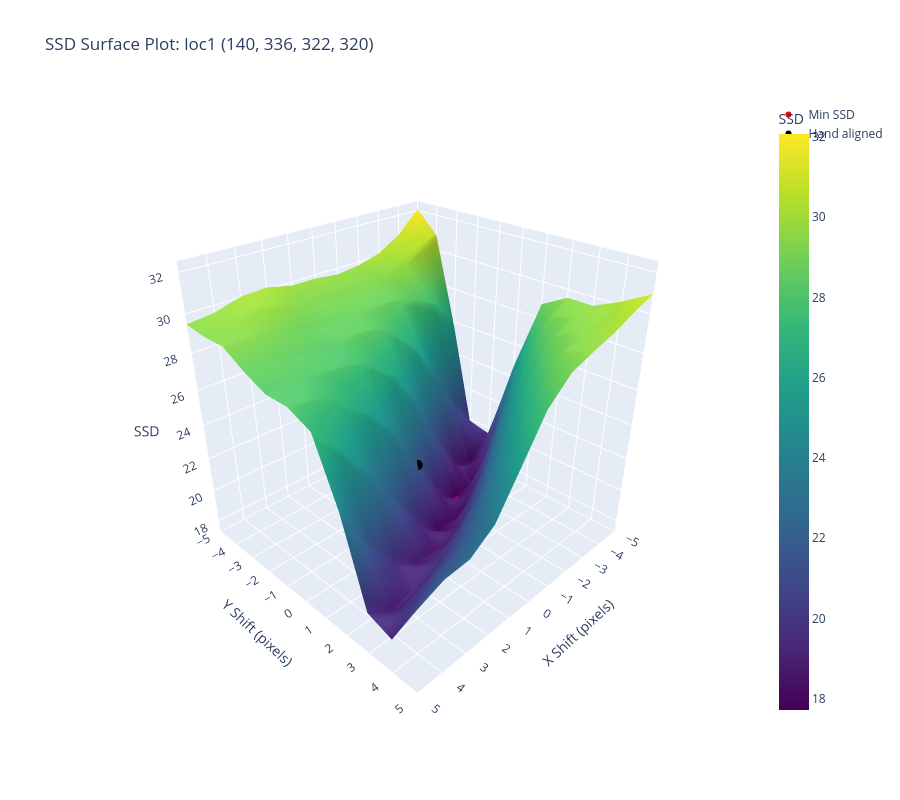
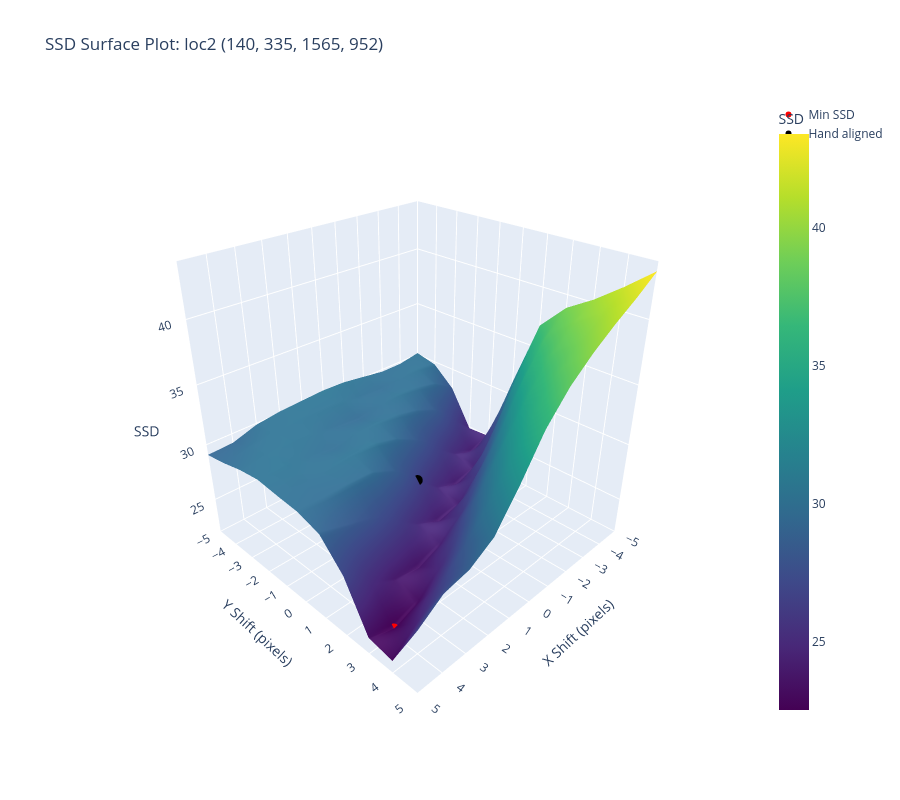
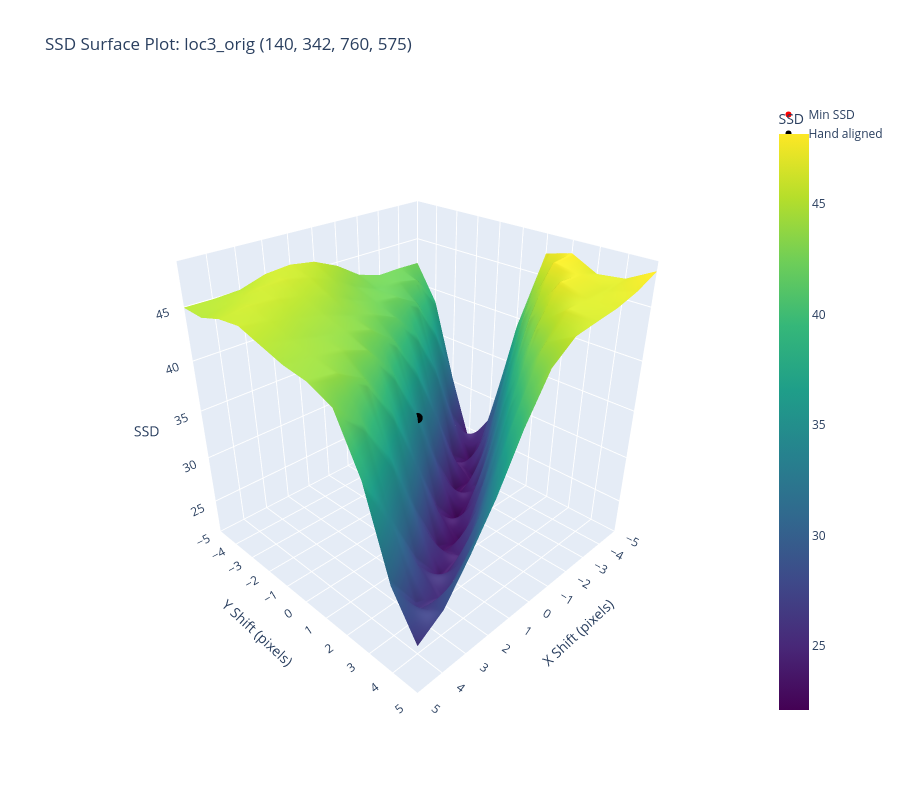

These figures' notebook cell, in order:
### Code cell
import plotly.graph_objects as go

# SSD surface plots (plotly) for each location
x = np.linspace(-n_ssd, n_ssd, 2*n_ssd + 1)
Y, X = np.meshgrid(x, x) # ssds indexed [shiftx + n, shifty + n]

for key, ssds in ssds_locs.items():
    # Min SSD
    idrow, idcol = np.unravel_index(np.argmin(ssds), ssds.shape)
    print(f"BEST SHIFT for {key}:", idrow - n_ssd, idcol - n_ssd)

    fig = go.Figure()

    # SSD surface
    fig.add_surface(x=X, y=Y, z=ssds, colorscale='Viridis',
                    colorbar=dict(title='SSD'), name='SSD Surface')

    # Min SSD point
    fig.add_trace(go.Scatter3d(x=[idrow - n_ssd], y=[idcol - n_ssd], z=[ssds[idrow, idcol]],
                               mode='markers', marker=dict(size=6, color='red'), name='Min SSD'))

    # Aligned location (zero shift)
    fig.add_trace(go.Scatter3d(x=[0], y=[0], z=[ssds[n_ssd, n_ssd]],
                               mode='markers', marker=dict(size=6, color='black'), name='Hand aligned'))

    fig.update_layout(
        title=f'SSD Surface Plot: {key} {locs[key]}',
        scene=dict(
            xaxis=dict(title='X Shift (pixels)', range=[-n_ssd, n_ssd], dtick=1),
            yaxis=dict(title='Y Shift (pixels)', range=[-n_ssd, n_ssd], dtick=1),
            zaxis=dict(title='SSD'),
            camera=dict(eye=dict(x=1.5, y=1.5, z=1.2)),
            aspectmode='cube'
        ),
        width=900, height=800
    )
    fig.show()

### Figure 1 — Plotly figure (JSON) as saved in the notebook; plotly's stock layout.template omitted (floating-point values rounded to 4 significant figures)
{"data": [{"colorbar": {"title": {"text": "SSD"}}, "colorscale": [[0, "#440154"], [0.1111, "#482878"], [0.2222, "#3e4989"], [0.3333, "#31688e"], [0.4444, "#26828e"], [0.5556, "#1f9e89"], [0.6667, "#35b779"], [0.7778, "#6ece58"], [0.8889, "#b5de2b"], [1, "#fde725"]], "name": "SSD Surface", "type": "surface", "x": [[-5.0, -5.0, -5.0, -5.0, -5.0, -5.0, -5.0, -5.0, -5.0, -5.0, -5.0], [-4.0, -4.0, -4.0, -4.0, -4.0, -4.0, -4.0, -4.0, -4.0, -4.0, -4.0], [-3.0, -3.0, -3.0, -3.0, -3.0, -3.0, -3.0, -3.0, -3.0, -3.0, -3.0], [-2.0, -2.0, -2.0, -2.0, -2.0, -2.0, -2.0, -2.0, -2.0, -2.0, -2.0], [-1.0, -1.0, -1.0, -1.0, -1.0, -1.0, -1.0, -1.0, -1.0, -1.0, -1.0], [0.0, 0.0, 0.0, 0.0, 0.0, 0.0, 0.0, 0.0, 0.0, 0.0, 0.0], [1.0, 1.0, 1.0, 1.0, 1.0, 1.0, 1.0, 1.0, 1.0, 1.0, 1.0], [2.0, 2.0, 2.0, 2.0, 2.0, 2.0, 2.0, 2.0, 2.0, 2.0, 2.0], [3.0, 3.0, 3.0, 3.0, 3.0, 3.0, 3.0, 3.0, 3.0, 3.0, 3.0], [4.0, 4.0, 4.0, 4.0, 4.0, 4.0, 4.0, 4.0, 4.0, 4.0, 4.0], [5.0, 5.0, 5.0, 5.0, 5.0, 5.0, 5.0, 5.0, 5.0, 5.0, 5.0]], "y": [[-5.0, -4.0, -3.0, -2.0, -1.0, 0.0, 1.0, 2.0, 3.0, 4.0, 5.0], [-5.0, -4.0, -3.0, -2.0, -1.0, 0.0, 1.0, 2.0, 3.0, 4.0, 5.0], [-5.0, -4.0, -3.0, -2.0, -1.0, 0.0, 1.0, 2.0, 3.0, 4.0, 5.0], [-5.0, -4.0, -3.0, -2.0, -1.0, 0.0, 1.0, 2.0, 3.0, 4.0, 5.0], [-5.0, -4.0, -3.0, -2.0, -1.0, 0.0, 1.0, 2.0, 3.0, 4.0, 5.0], [-5.0, -4.0, -3.0, -2.0, -1.0, 0.0, 1.0, 2.0, 3.0, 4.0, 5.0], [-5.0, -4.0, -3.0, -2.0, -1.0, 0.0, 1.0, 2.0, 3.0, 4.0, 5.0], [-5.0, -4.0, -3.0, -2.0, -1.0, 0.0, 1.0, 2.0, 3.0, 4.0, 5.0], [-5.0, -4.0, -3.0, -2.0, -1.0, 0.0, 1.0, 2.0, 3.0, 4.0, 5.0], [-5.0, -4.0, -3.0, -2.0, -1.0, 0.0, 1.0, 2.0, 3.0, 4.0, 5.0], [-5.0, -4.0, -3.0, -2.0, -1.0, 0.0, 1.0, 2.0, 3.0, 4.0, 5.0]], "z": [[32.07, 30.86, 25.79, 19.87, 19.6, 24.66, 28.79, 29.56, 29.55, 30.2, 30.99], [30.88, 30.34, 27.31, 21.58, 17.89, 20.55, 26.0, 28.91, 29.44, 29.7, 30.53], [30.16, 29.66, 28.19, 23.81, 18.73, 18.17, 22.58, 26.93, 28.96, 29.45, 29.99], [29.81, 29.13, 28.54, 26.09, 21.19, 17.72, 19.59, 24.12, 27.41, 29.1, 29.59], [29.66, 29.08, 28.68, 27.62, 23.88, 19.1, 18.02, 21.34, 24.97, 27.77, 29.13], [29.81, 29.12, 28.69, 28.29, 26.15, 21.62, 18.02, 19.32, 22.58, 25.54, 27.96], [29.81, 29.11, 28.58, 28.41, 27.43, 24.01, 19.52, 18.54, 20.95, 23.33, 25.8], [30.11, 29.6, 28.7, 28.15, 27.83, 25.87, 21.75, 18.69, 19.87, 21.97, 23.67], [30.03, 29.86, 29.06, 28.39, 28.02, 27.08, 23.8, 19.65, 19.14, 21.33, 22.72], [29.63, 29.74, 29.39, 28.64, 28.16, 27.86, 25.98, 21.55, 18.71, 20.47, 22.61], [29.48, 29.32, 29.34, 28.63, 28.09, 28.09, 27.53, 24.29, 19.73, 19.28, 22.06]]}, {"marker": {"color": "red", "size": 6}, "mode": "markers", "name": "Min SSD", "type": "scatter3d", "x": [-2], "y": [0], "z": [17.72]}, {"marker": {"color": "black", "size": 6}, "mode": "markers", "name": "Hand aligned", "type": "scatter3d", "x": [0], "y": [0], "z": [21.62]}], "layout": {"height": 800, "scene": {"aspectmode": "cube", "camera": {"eye": {"x": 1.5, "y": 1.5, "z": 1.2}}, "xaxis": {"dtick": 1, "range": [-5, 5], "title": {"text": "X Shift (pixels)"}}, "yaxis": {"dtick": 1, "range": [-5, 5], "title": {"text": "Y Shift (pixels)"}}, "zaxis": {"title": {"text": "SSD"}}}, "title": {"text": "SSD Surface Plot: loc1 (140, 336, 322, 320)"}, "width": 900}}

### Figure 2 — Plotly figure (JSON) as saved in the notebook; plotly's stock layout.template omitted (floating-point values rounded to 4 significant figures)
{"data": [{"colorbar": {"title": {"text": "SSD"}}, "colorscale": [[0, "#440154"], [0.1111, "#482878"], [0.2222, "#3e4989"], [0.3333, "#31688e"], [0.4444, "#26828e"], [0.5556, "#1f9e89"], [0.6667, "#35b779"], [0.7778, "#6ece58"], [0.8889, "#b5de2b"], [1, "#fde725"]], "name": "SSD Surface", "type": "surface", "x": [[-5.0, -5.0, -5.0, -5.0, -5.0, -5.0, -5.0, -5.0, -5.0, -5.0, -5.0], [-4.0, -4.0, -4.0, -4.0, -4.0, -4.0, -4.0, -4.0, -4.0, -4.0, -4.0], [-3.0, -3.0, -3.0, -3.0, -3.0, -3.0, -3.0, -3.0, -3.0, -3.0, -3.0], [-2.0, -2.0, -2.0, -2.0, -2.0, -2.0, -2.0, -2.0, -2.0, -2.0, -2.0], [-1.0, -1.0, -1.0, -1.0, -1.0, -1.0, -1.0, -1.0, -1.0, -1.0, -1.0], [0.0, 0.0, 0.0, 0.0, 0.0, 0.0, 0.0, 0.0, 0.0, 0.0, 0.0], [1.0, 1.0, 1.0, 1.0, 1.0, 1.0, 1.0, 1.0, 1.0, 1.0, 1.0], [2.0, 2.0, 2.0, 2.0, 2.0, 2.0, 2.0, 2.0, 2.0, 2.0, 2.0], [3.0, 3.0, 3.0, 3.0, 3.0, 3.0, 3.0, 3.0, 3.0, 3.0, 3.0], [4.0, 4.0, 4.0, 4.0, 4.0, 4.0, 4.0, 4.0, 4.0, 4.0, 4.0], [5.0, 5.0, 5.0, 5.0, 5.0, 5.0, 5.0, 5.0, 5.0, 5.0, 5.0]], "y": [[-5.0, -4.0, -3.0, -2.0, -1.0, 0.0, 1.0, 2.0, 3.0, 4.0, 5.0], [-5.0, -4.0, -3.0, -2.0, -1.0, 0.0, 1.0, 2.0, 3.0, 4.0, 5.0], [-5.0, -4.0, -3.0, -2.0, -1.0, 0.0, 1.0, 2.0, 3.0, 4.0, 5.0], [-5.0, -4.0, -3.0, -2.0, -1.0, 0.0, 1.0, 2.0, 3.0, 4.0, 5.0], [-5.0, -4.0, -3.0, -2.0, -1.0, 0.0, 1.0, 2.0, 3.0, 4.0, 5.0], [-5.0, -4.0, -3.0, -2.0, -1.0, 0.0, 1.0, 2.0, 3.0, 4.0, 5.0], [-5.0, -4.0, -3.0, -2.0, -1.0, 0.0, 1.0, 2.0, 3.0, 4.0, 5.0], [-5.0, -4.0, -3.0, -2.0, -1.0, 0.0, 1.0, 2.0, 3.0, 4.0, 5.0], [-5.0, -4.0, -3.0, -2.0, -1.0, 0.0, 1.0, 2.0, 3.0, 4.0, 5.0], [-5.0, -4.0, -3.0, -2.0, -1.0, 0.0, 1.0, 2.0, 3.0, 4.0, 5.0], [-5.0, -4.0, -3.0, -2.0, -1.0, 0.0, 1.0, 2.0, 3.0, 4.0, 5.0]], "z": [[30.14, 29.73, 28.11, 24.85, 25.01, 31.2, 36.9, 38.98, 40.23, 41.75, 43.42], [29.81, 30.04, 29.32, 26.71, 24.27, 27.18, 33.74, 37.39, 39.19, 40.5, 42.14], [29.79, 29.9, 29.77, 28.43, 25.18, 24.67, 29.74, 34.96, 37.61, 39.24, 41.01], [30.07, 29.62, 30.05, 29.29, 26.77, 24.19, 26.37, 31.71, 35.47, 37.83, 39.73], [30.34, 29.78, 29.8, 29.79, 28.35, 25.07, 24.42, 28.46, 32.88, 35.83, 38.19], [30.4, 30.12, 29.45, 30.05, 29.46, 26.83, 24.09, 25.88, 30.09, 33.33, 36.04], [30.29, 30.16, 29.66, 29.97, 30.06, 28.6, 25.14, 24.29, 27.41, 30.75, 32.96], [30.16, 30.22, 30.01, 29.66, 30.17, 29.57, 26.66, 23.6, 25.13, 28.48, 30.23], [29.88, 30.14, 30.23, 29.9, 30.01, 29.68, 27.79, 24.03, 23.25, 26.59, 29.0], [29.21, 29.84, 30.18, 30.29, 29.86, 29.63, 28.47, 25.27, 22.52, 24.69, 28.6], [29.11, 29.42, 29.87, 30.13, 29.93, 29.77, 29.18, 27.09, 23.31, 22.95, 27.17]]}, {"marker": {"color": "red", "size": 6}, "mode": "markers", "name": "Min SSD", "type": "scatter3d", "x": [4], "y": [3], "z": [22.52]}, {"marker": {"color": "black", "size": 6}, "mode": "markers", "name": "Hand aligned", "type": "scatter3d", "x": [0], "y": [0], "z": [26.83]}], "layout": {"height": 800, "scene": {"aspectmode": "cube", "camera": {"eye": {"x": 1.5, "y": 1.5, "z": 1.2}}, "xaxis": {"dtick": 1, "range": [-5, 5], "title": {"text": "X Shift (pixels)"}}, "yaxis": {"dtick": 1, "range": [-5, 5], "title": {"text": "Y Shift (pixels)"}}, "zaxis": {"title": {"text": "SSD"}}}, "title": {"text": "SSD Surface Plot: loc2 (140, 335, 1565, 952)"}, "width": 900}}

### Figure 3 — Plotly figure (JSON) as saved in the notebook; plotly's stock layout.template omitted (floating-point values rounded to 4 significant figures)
{"data": [{"colorbar": {"title": {"text": "SSD"}}, "colorscale": [[0, "#440154"], [0.1111, "#482878"], [0.2222, "#3e4989"], [0.3333, "#31688e"], [0.4444, "#26828e"], [0.5556, "#1f9e89"], [0.6667, "#35b779"], [0.7778, "#6ece58"], [0.8889, "#b5de2b"], [1, "#fde725"]], "name": "SSD Surface", "type": "surface", "x": [[-5.0, -5.0, -5.0, -5.0, -5.0, -5.0, -5.0, -5.0, -5.0, -5.0, -5.0], [-4.0, -4.0, -4.0, -4.0, -4.0, -4.0, -4.0, -4.0, -4.0, -4.0, -4.0], [-3.0, -3.0, -3.0, -3.0, -3.0, -3.0, -3.0, -3.0, -3.0, -3.0, -3.0], [-2.0, -2.0, -2.0, -2.0, -2.0, -2.0, -2.0, -2.0, -2.0, -2.0, -2.0], [-1.0, -1.0, -1.0, -1.0, -1.0, -1.0, -1.0, -1.0, -1.0, -1.0, -1.0], [0.0, 0.0, 0.0, 0.0, 0.0, 0.0, 0.0, 0.0, 0.0, 0.0, 0.0], [1.0, 1.0, 1.0, 1.0, 1.0, 1.0, 1.0, 1.0, 1.0, 1.0, 1.0], [2.0, 2.0, 2.0, 2.0, 2.0, 2.0, 2.0, 2.0, 2.0, 2.0, 2.0], [3.0, 3.0, 3.0, 3.0, 3.0, 3.0, 3.0, 3.0, 3.0, 3.0, 3.0], [4.0, 4.0, 4.0, 4.0, 4.0, 4.0, 4.0, 4.0, 4.0, 4.0, 4.0], [5.0, 5.0, 5.0, 5.0, 5.0, 5.0, 5.0, 5.0, 5.0, 5.0, 5.0]], "y": [[-5.0, -4.0, -3.0, -2.0, -1.0, 0.0, 1.0, 2.0, 3.0, 4.0, 5.0], [-5.0, -4.0, -3.0, -2.0, -1.0, 0.0, 1.0, 2.0, 3.0, 4.0, 5.0], [-5.0, -4.0, -3.0, -2.0, -1.0, 0.0, 1.0, 2.0, 3.0, 4.0, 5.0], [-5.0, -4.0, -3.0, -2.0, -1.0, 0.0, 1.0, 2.0, 3.0, 4.0, 5.0], [-5.0, -4.0, -3.0, -2.0, -1.0, 0.0, 1.0, 2.0, 3.0, 4.0, 5.0], [-5.0, -4.0, -3.0, -2.0, -1.0, 0.0, 1.0, 2.0, 3.0, 4.0, 5.0], [-5.0, -4.0, -3.0, -2.0, -1.0, 0.0, 1.0, 2.0, 3.0, 4.0, 5.0], [-5.0, -4.0, -3.0, -2.0, -1.0, 0.0, 1.0, 2.0, 3.0, 4.0, 5.0], [-5.0, -4.0, -3.0, -2.0, -1.0, 0.0, 1.0, 2.0, 3.0, 4.0, 5.0], [-5.0, -4.0, -3.0, -2.0, -1.0, 0.0, 1.0, 2.0, 3.0, 4.0, 5.0], [-5.0, -4.0, -3.0, -2.0, -1.0, 0.0, 1.0, 2.0, 3.0, 4.0, 5.0]], "z": [[42.34, 38.61, 30.44, 23.42, 27.44, 38.99, 47.14, 47.77, 46.54, 46.8, 48.15], [42.4, 41.75, 36.43, 27.29, 22.65, 30.19, 41.66, 47.55, 47.16, 46.45, 47.13], [42.35, 42.29, 40.74, 33.9, 24.47, 23.17, 33.19, 43.37, 47.24, 46.43, 46.5], [43.05, 42.25, 42.13, 38.93, 30.9, 22.83, 25.06, 36.02, 44.22, 46.39, 46.17], [44.64, 43.18, 42.46, 41.59, 36.84, 27.93, 22.12, 27.68, 38.03, 44.25, 45.82], [45.71, 44.58, 43.34, 42.72, 40.96, 34.31, 25.23, 22.71, 30.45, 39.51, 44.15], [46.07, 45.56, 44.61, 43.45, 42.92, 39.66, 31.63, 23.67, 24.89, 33.31, 40.22], [45.85, 46.05, 45.19, 44.33, 43.62, 42.79, 37.96, 29.34, 23.8, 28.0, 35.45], [45.09, 45.94, 45.75, 44.83, 44.07, 43.77, 42.17, 35.82, 27.33, 25.27, 31.51], [44.95, 45.34, 45.95, 45.42, 44.65, 44.16, 43.7, 40.57, 33.17, 26.24, 28.03], [44.97, 44.86, 45.55, 45.81, 45.1, 44.4, 44.06, 43.06, 38.3, 30.39, 26.35]]}, {"marker": {"color": "red", "size": 6}, "mode": "markers", "name": "Min SSD", "type": "scatter3d", "x": [-1], "y": [1], "z": [22.12]}, {"marker": {"color": "black", "size": 6}, "mode": "markers", "name": "Hand aligned", "type": "scatter3d", "x": [0], "y": [0], "z": [34.31]}], "layout": {"height": 800, "scene": {"aspectmode": "cube", "camera": {"eye": {"x": 1.5, "y": 1.5, "z": 1.2}}, "xaxis": {"dtick": 1, "range": [-5, 5], "title": {"text": "X Shift (pixels)"}}, "yaxis": {"dtick": 1, "range": [-5, 5], "title": {"text": "Y Shift (pixels)"}}, "zaxis": {"title": {"text": "SSD"}}}, "title": {"text": "SSD Surface Plot: loc3_orig (140, 342, 760, 575)"}, "width": 900}}
